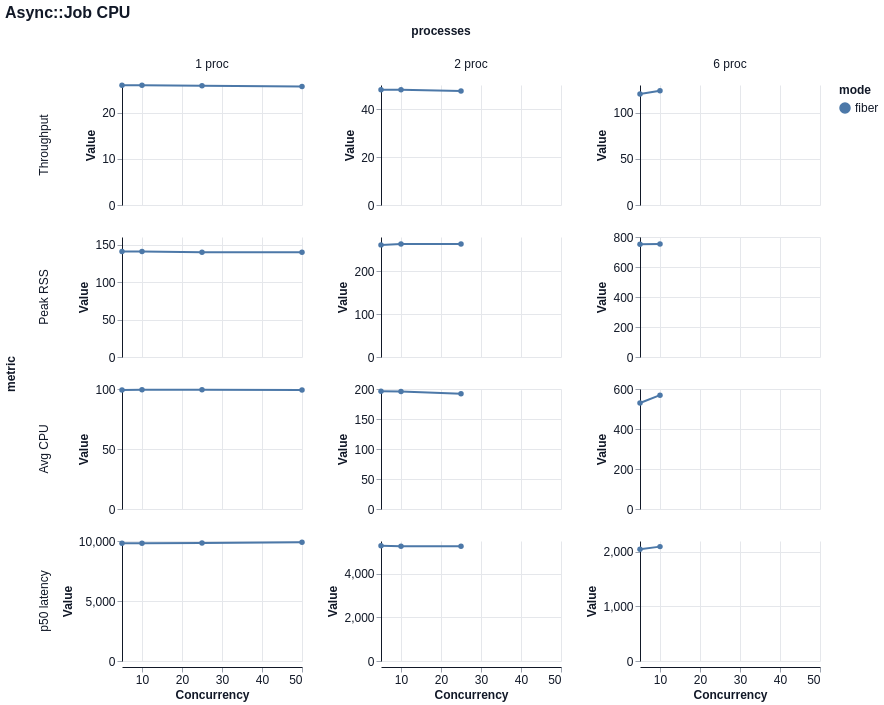

Write a Vega-Lite specification for this figure.
### Vega-Lite specification from a JSON file in a GitHub repository (floating-point values rounded to 4 significant figures)
{"$schema": "https://vega.github.io/schema/vega-lite/v6.json", "title": "Async::Job CPU", "width": 180, "height": 120, "data": {"values": [{"mode": "fiber", "concurrency": 5, "processes": "1 proc", "metric": "Throughput", "value": 25.95, "unit": "jobs/s"}, {"mode": "fiber", "concurrency": 5, "processes": "1 proc", "metric": "Peak RSS", "value": 140.8, "unit": "MB"}, {"mode": "fiber", "concurrency": 5, "processes": "1 proc", "metric": "Avg CPU", "value": 99.1, "unit": "%"}, {"mode": "fiber", "concurrency": 5, "processes": "1 proc", "metric": "p50 latency", "value": 9812.0, "unit": "ms"}, {"mode": "fiber", "concurrency": 10, "processes": "1 proc", "metric": "Throughput", "value": 25.94, "unit": "jobs/s"}, {"mode": "fiber", "concurrency": 10, "processes": "1 proc", "metric": "Peak RSS", "value": 140.5, "unit": "MB"}, {"mode": "fiber", "concurrency": 10, "processes": "1 proc", "metric": "Avg CPU", "value": 99.3, "unit": "%"}, {"mode": "fiber", "concurrency": 10, "processes": "1 proc", "metric": "p50 latency", "value": 9815.0, "unit": "ms"}, {"mode": "fiber", "concurrency": 25, "processes": "1 proc", "metric": "Throughput", "value": 25.84, "unit": "jobs/s"}, {"mode": "fiber", "concurrency": 25, "processes": "1 proc", "metric": "Peak RSS", "value": 139.7, "unit": "MB"}, {"mode": "fiber", "concurrency": 25, "processes": "1 proc", "metric": "Avg CPU", "value": 99.3, "unit": "%"}, {"mode": "fiber", "concurrency": 25, "processes": "1 proc", "metric": "p50 latency", "value": 9826.0, "unit": "ms"}, {"mode": "fiber", "concurrency": 50, "processes": "1 proc", "metric": "Throughput", "value": 25.66, "unit": "jobs/s"}, {"mode": "fiber", "concurrency": 50, "processes": "1 proc", "metric": "Peak RSS", "value": 139.6, "unit": "MB"}, {"mode": "fiber", "concurrency": 50, "processes": "1 proc", "metric": "Avg CPU", "value": 99.2, "unit": "%"}, {"mode": "fiber", "concurrency": 50, "processes": "1 proc", "metric": "p50 latency", "value": 9897.0, "unit": "ms"}, {"mode": "fiber", "concurrency": 5, "processes": "2 proc", "metric": "Throughput", "value": 48.05, "unit": "jobs/s"}, {"mode": "fiber", "concurrency": 5, "processes": "2 proc", "metric": "Peak RSS", "value": 261.6, "unit": "MB"}, {"mode": "fiber", "concurrency": 5, "processes": "2 proc", "metric": "Avg CPU", "value": 196.3, "unit": "%"}, {"mode": "fiber", "concurrency": 5, "processes": "2 proc", "metric": "p50 latency", "value": 5279.0, "unit": "ms"}, {"mode": "fiber", "concurrency": 10, "processes": "2 proc", "metric": "Throughput", "value": 47.98, "unit": "jobs/s"}, {"mode": "fiber", "concurrency": 10, "processes": "2 proc", "metric": "Peak RSS", "value": 263.6, "unit": "MB"}, {"mode": "fiber", "concurrency": 10, "processes": "2 proc", "metric": "Avg CPU", "value": 196.0, "unit": "%"}, {"mode": "fiber", "concurrency": 10, "processes": "2 proc", "metric": "p50 latency", "value": 5264.0, "unit": "ms"}, {"mode": "fiber", "concurrency": 25, "processes": "2 proc", "metric": "Throughput", "value": 47.47, "unit": "jobs/s"}, {"mode": "fiber", "concurrency": 25, "processes": "2 proc", "metric": "Peak RSS", "value": 263.6, "unit": "MB"}, {"mode": "fiber", "concurrency": 25, "processes": "2 proc", "metric": "Avg CPU", "value": 192.1, "unit": "%"}, {"mode": "fiber", "concurrency": 25, "processes": "2 proc", "metric": "p50 latency", "value": 5260.0, "unit": "ms"}, {"mode": "fiber", "concurrency": 5, "processes": "6 proc", "metric": "Throughput", "value": 120.2, "unit": "jobs/s"}, {"mode": "fiber", "concurrency": 5, "processes": "6 proc", "metric": "Peak RSS", "value": 752.0, "unit": "MB"}, {"mode": "fiber", "concurrency": 5, "processes": "6 proc", "metric": "Avg CPU", "value": 529.8, "unit": "%"}, {"mode": "fiber", "concurrency": 5, "processes": "6 proc", "metric": "p50 latency", "value": 2047.0, "unit": "ms"}, {"mode": "fiber", "concurrency": 10, "processes": "6 proc", "metric": "Throughput", "value": 123.7, "unit": "jobs/s"}, {"mode": "fiber", "concurrency": 10, "processes": "6 proc", "metric": "Peak RSS", "value": 754.1, "unit": "MB"}, {"mode": "fiber", "concurrency": 10, "processes": "6 proc", "metric": "Avg CPU", "value": 569.3, "unit": "%"}, {"mode": "fiber", "concurrency": 10, "processes": "6 proc", "metric": "p50 latency", "value": 2097.0, "unit": "ms"}]}, "mark": {"type": "line", "point": true, "tooltip": true}, "encoding": {"x": {"field": "concurrency", "type": "quantitative", "title": "Concurrency"}, "y": {"field": "value", "type": "quantitative", "title": "Value"}, "color": {"field": "mode", "type": "nominal"}, "tooltip": [{"field": "mode", "type": "nominal"}, {"field": "concurrency", "type": "quantitative"}, {"field": "processes", "type": "nominal"}, {"field": "metric", "type": "nominal"}, {"field": "percentile", "type": "nominal"}, {"field": "value", "type": "quantitative"}], "row": {"field": "metric", "type": "nominal", "sort": ["Throughput", "Peak RSS", "Avg CPU", "p50 latency"]}, "column": {"field": "processes", "type": "nominal", "sort": null}}, "config": {"background": "white", "axis": {"labelFont": "Helvetica", "titleFont": "Helvetica", "labelFontSize": 12, "titleFontSize": 12, "labelColor": "#111827", "titleColor": "#111827", "domainColor": "#111827", "tickColor": "#9ca3af", "grid": true, "gridColor": "#e5e7eb"}, "header": {"labelFont": "Helvetica", "titleFont": "Helvetica", "labelFontSize": 12, "titleFontSize": 12, "labelColor": "#111827", "titleColor": "#111827"}, "legend": {"labelFont": "Helvetica", "titleFont": "Helvetica", "labelFontSize": 12, "titleFontSize": 12, "labelColor": "#111827", "titleColor": "#111827"}, "title": {"font": "Helvetica", "fontSize": 16, "anchor": "start", "color": "#111827"}, "view": {"stroke": null}}, "resolve": {"scale": {"y": "independent"}}}
